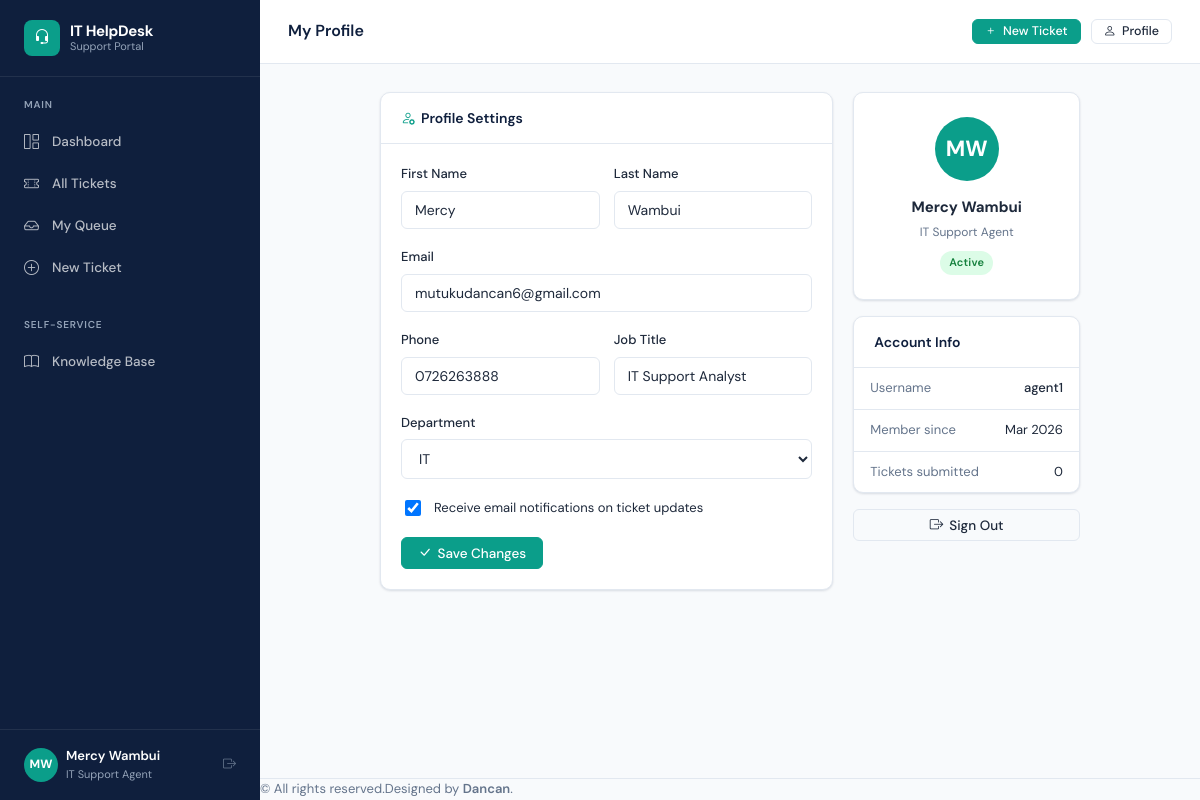
The page /accounts/profile/ (signed in) on the database its author committed.
### accounts/models.py (models this page shows, shortened)
class User(AbstractUser):
    ROLE_END_USER = 'end_user'
    ROLE_AGENT = 'agent'
    ROLE_MANAGER = 'manager'
    ROLE_CHOICES = [
        (ROLE_END_USER, 'End User'),
        (ROLE_AGENT, 'IT Support Agent'),
        (ROLE_MANAGER, 'IT Manager / Admin'),
    ]
    role = models.CharField(max_length=20, choices=ROLE_CHOICES, default=ROLE_END_USER)
    department = models.ForeignKey(
        Department, on_delete=models.SET_NULL, null=True, blank=True, related_name='users'
    )
    phone = models.CharField(max_length=20, blank=True)
    avatar = models.ImageField(upload_to='avatars/', blank=True, null=True)
    job_title = models.CharField(max_length=100, blank=True)
    is_active = models.BooleanField(default=True)
    email_notifications = models.BooleanField(default=True)
    created_at = models.DateTimeField(auto_now_add=True)
    @property
    def is_end_user(self):
        return self.role == self.ROLE_END_USER
    @property
    def is_manager(self):
        return self.role == self.ROLE_MANAGER
    def get_initials(self):
        if self.first_name and self.last_name:
            return f"{self.first_name[0]}{self.last_name[0]}".upper()
        return self.username[:2].upper()

class Department(models.Model):
    name = models.CharField(max_length=100, unique=True)
    description = models.TextField(blank=True)
    created_at = models.DateTimeField(auto_now_add=True)
    class Meta:
        ordering = ['name']

### accounts/views.py (the view)
# urls.py: path('profile/', views.profile_view, name='profile'),
@login_required
def profile_view(request):
    form = UserProfileForm(request.POST or None, request.FILES or None, instance=request.user)
    if request.method == 'POST' and form.is_valid():
        form.save()
        messages.success(request, 'Profile updated successfully.')
        return redirect('accounts:profile')
    recent_tickets = Ticket.objects.filter(submitted_by=request.user).order_by('-created_at')[:5]
    return render(request, 'accounts/profile.html', {'form': form, 'recent_tickets': recent_tickets})

### accounts/forms.py
class UserProfileForm(forms.ModelForm):
    class Meta:
        model = User
        fields = ['first_name', 'last_name', 'email', 'phone', 'job_title', 'department', 'avatar', 'email_notifications']
        widgets = {
            'first_name': forms.TextInput(attrs={'class': 'form-control'}),
            'last_name': forms.TextInput(attrs={'class': 'form-control'}),
            'email': forms.EmailInput(attrs={'class': 'form-control'}),
            'phone': forms.TextInput(attrs={'class': 'form-control'}),
            'job_title': forms.TextInput(attrs={'class': 'form-control'}),
        }

### templates/accounts/profile.html (shortened to what this page needs)
{% extends "base/base.html" %}
{% block page_title %}My Profile{% endblock %}
{% block content %}
<div style="max-width:700px;margin:0 auto;">
  <div class="grid-2-1" style="align-items:start;">
    <div class="card">
      <div class="card-header"><h5><i class="bi bi-person-gear" style="color:var(--teal);margin-right:6px;"></i>Profile Settings</h5></div>
      <div class="card-body">
        <form method="post" enctype="multipart/form-data">
          <div class="grid-2" style="gap:14px;">
            <div class="form-group">
              <label class="form-label">First Name</label>
              <input type="text" name="first_name" class="form-control" value="{{ user.first_name }}">
            </div>
            <div class="form-group">
              <label class="form-label">Last Name</label>
              <input type="text" name="last_name" class="form-control" value="{{ user.last_name }}">
            </div>
          </div>
          <div class="form-group">
            <label class="form-label">Email</label>
            <input type="email" name="email" class="form-control" value="{{ user.email }}">
          </div>
          <div class="grid-2" style="gap:14px;">
            <div class="form-group">
              <label class="form-label">Phone</label>
              <input type="text" name="phone" class="form-control" value="{{ user.phone }}">
            </div>
            <div class="form-group">
              <label class="form-label">Job Title</label>
              <input type="text" name="job_title" class="form-control" value="{{ user.job_title }}">
            </div>
          </div>
          <div class="form-group">
            <label class="form-label">Department</label>
            <select name="department" class="form-select">
              {% for dept in form.department.field.queryset %}
              <option value="{{ dept.pk }}" {% if user.department == dept %}selected{% endif %}>{{ dept.name }}</option>
              {% endfor %}
            </select>
          </div>
          <div style="display:flex;align-items:center;gap:10px;margin-bottom:18px;">
            <input type="checkbox" name="email_notifications" id="email_notif" style="width:16px;height:16px;"
              {% if user.email_notifications %}checked{% endif %}>
            <label for="email_notif" style="font-size:13px;cursor:pointer;">Receive email notifications on ticket updates</label>
          </div>
          <button type="submit" class="btn btn-primary">
            <i class="bi bi-check-lg"></i> Save Changes
          </button>
        </form>
      </div>
    </div>
    <div style="display:flex;flex-direction:column;gap:16px;">
      <div class="card">
        <div class="card-body" style="text-align:center;padding:24px;">
          <div class="avatar avatar-lg" style="width:64px;height:64px;font-size:22px;margin:0 auto 14px;background:var(--teal);">
            {{ user.get_initials }}
          </div>
          <div style="font-weight:700;font-size:15px;">{{ user.get_full_name|default:user.username }}</div>
          <div style="font-size:12px;color:var(--text-muted);margin-top:4px;">{{ user.get_role_display }}</div>
          <div style="margin-top:8px;">
            <span class="badge badge-resolved">Active</span>
          </div>
        </div>
      </div>
      <div class="card">
        <div class="card-header"><h6>Account Info</h6></div>
        <div class="card-body" style="padding:0;">
          <div style="padding:10px 16px;border-bottom:1px solid var(--border);display:flex;justify-content:space-between;font-size:13px;">
            <span class="text-muted">Username</span>
            <span style="font-weight:500;">{{ user.username }}</span>
          </div>
          <div style="padding:10px 16px;border-bottom:1px solid var(--border);display:flex;justify-content:space-between;font-size:13px;">
            <span class="text-muted">Member since</span>
            <span>{{ user.date_joined|date:"M Y" }}</span>
          </div>
          <div style="padding:10px 16px;display:flex;justify-content:space-between;font-size:13px;">
            <span class="text-muted">Tickets submitted</span>
            <span>{{ recent_tickets.count }}</span>
          </div>
        </div>
      </div>
      <a href="{% url 'accounts:logout' %}" class="btn btn-outline" style="justify-content:center;">
        <i class="bi bi-box-arrow-right"></i> Sign Out
      </a>
    </div>
  </div>
</div>
{% endblock %}

### templates/base/base.html (shortened to what this page needs)
<!DOCTYPE html>
<html lang="en">
<head>
  <link rel="stylesheet" href="https://cdn.jsdelivr.net/npm/bootstrap-icons@1.11.3/font/bootstrap-icons.css">
  <link rel="stylesheet" href="/static/css/main.css">
</head>
<body>
<div class="app-wrapper">
  <aside class="sidebar" id="sidebar">
    <div class="sidebar-brand">
      <div class="sidebar-brand-icon"><i class="bi bi-headset"></i></div>
      <div class="sidebar-brand-text">
        IT HelpDesk
        <small>Support Portal</small>
      </div>
    </div>
    <div class="sidebar-section">
      <div class="sidebar-section-label">Main</div>
      <ul class="sidebar-nav">
        <li>
          <a href="{% url 'dashboard:home' %}" class="{% if request.resolver_match.namespace == 'dashboard' and request.resolver_match.url_name == 'home' %}active{% endif %}">
            <i class="bi bi-grid-1x2"></i> Dashboard
          </a>
        </li>
        <li>
          <a href="{% url 'tickets:list' %}" class="{% if request.resolver_match.namespace == 'tickets' and request.resolver_match.url_name == 'list' %}active{% endif %}">
            <i class="bi bi-ticket-perforated"></i> All Tickets
          </a>
        </li>
        {% if not user.is_end_user %}
        <li>
          <a href="{% url 'tickets:my_queue' %}" class="{% if request.resolver_match.url_name == 'my_queue' %}active{% endif %}">
            <i class="bi bi-inbox"></i> My Queue
          </a>
        </li>
        {% endif %}
        <li>
          <a href="{% url 'tickets:submit' %}" class="{% if request.resolver_match.url_name == 'submit' %}active{% endif %}">
            <i class="bi bi-plus-circle"></i> New Ticket
          </a>
        </li>
      </ul>
    </div>
    <div class="sidebar-section">
      <div class="sidebar-section-label">Self-Service</div>
      <ul class="sidebar-nav">
        <li>
          <a href="{% url 'knowledge:home' %}" class="{% if request.resolver_match.namespace == 'knowledge' %}active{% endif %}">
            <i class="bi bi-book"></i> Knowledge Base
          </a>
        </li>
      </ul>
    </div>
    <div class="sidebar-footer">
      <div class="sidebar-user d-flex align-items-center gap-2">
        <div class="sidebar-user-avatar">{{ user.get_initials }}</div>
        <div class="sidebar-user-info">
          <div class="sidebar-user-name">{{ user.get_full_name|default:user.username }}</div>
          <div class="sidebar-user-role">{{ user.get_role_display }}</div>
        </div>
        <a href="{% url 'accounts:logout' %}" title="Logout" class="ms-auto text-muted">
          <i class="bi bi-box-arrow-right"></i>
        </a>
      </div>
    </div>
  </aside>
  <div class="main-content">
    <header class="topbar d-flex justify-content-between align-items-center">
      <h1 class="topbar-title mb-0">{% block page_title %}Dashboard{% endblock %}</h1>
      <div class="topbar-actions">
        {% block topbar_actions %}
        <a href="{% url 'tickets:submit' %}" class="btn btn-primary btn-sm">
          <i class="bi bi-plus"></i> New Ticket
        </a>
        <a href="{% url 'accounts:profile' %}" class="btn btn-outline btn-sm">
          <i class="bi bi-person"></i> Profile
        </a>
        {% endblock %}
      </div>
    </header>
    <main class="page-content p-3">
      {% block content %}{% endblock %}
    </main>
    <footer class="footer text-center mt-4 p-3" style="font-size:13px; color:var(--text-muted); border-top:1px solid var(--border);">
      &copy; {{ now|date:"Y" }}All rights reserved.Designed by <a href="https://github.com/Dancanmutuku" target="_blank" style="color:var(--primary); font-weight:600;">Dancan</a>.
    </footer>
  </div>
</div>
</body>
</html>

### rows shown on the page
User: get_initials "MW", get_full_name "Mercy Wambui", role "IT Support Agent", first_name "Mercy", last_name "Wambui", email "mutukudancan6@gmail.com", phone "0726263888", job_title "IT Support Analyst", department "IT", email_notifications "☑", username "agent1", date_joined "Mar 2026"

### other values the page prints
{{ recent_tickets.count }} "0"
